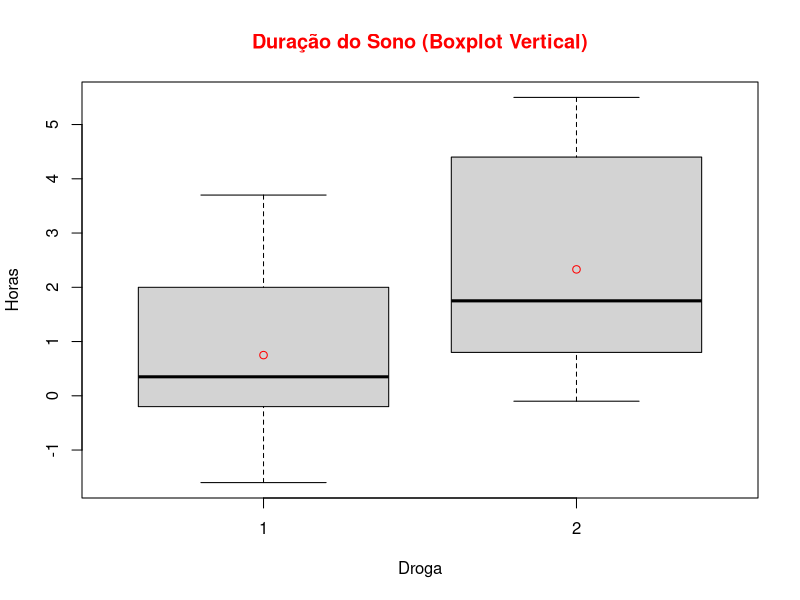
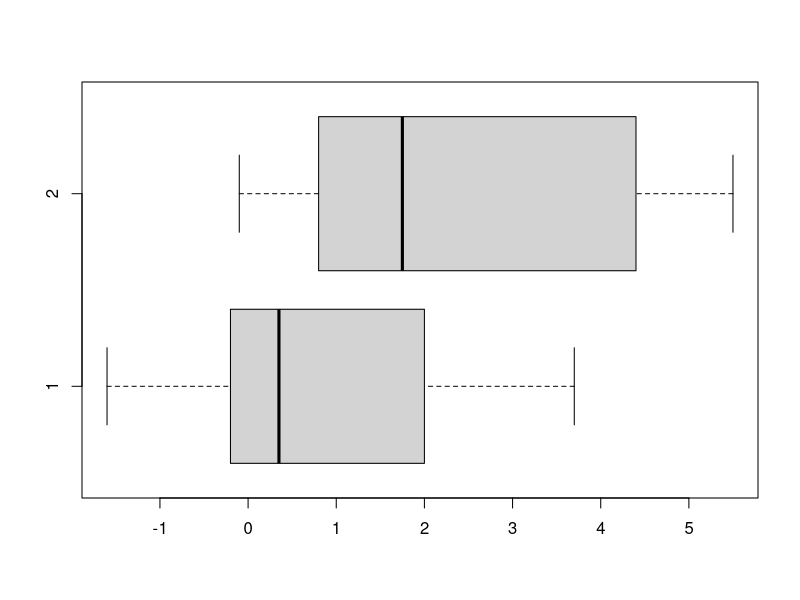
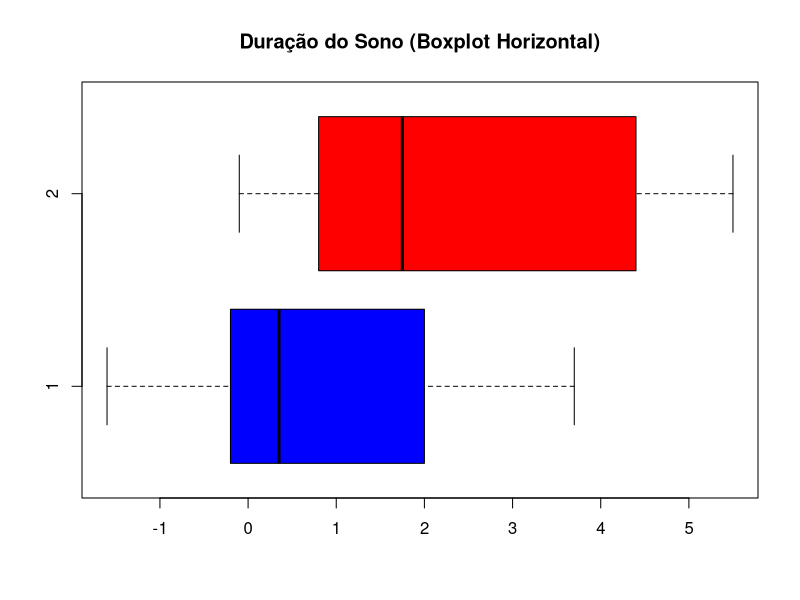
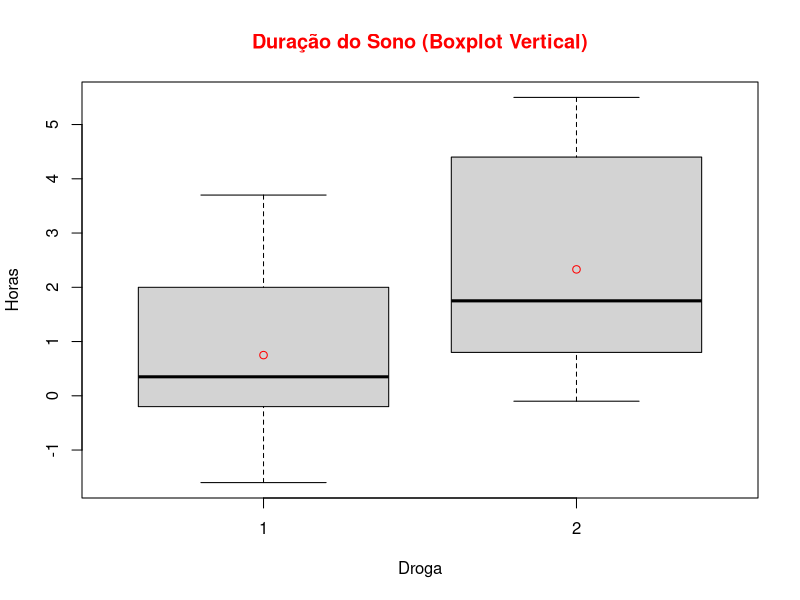
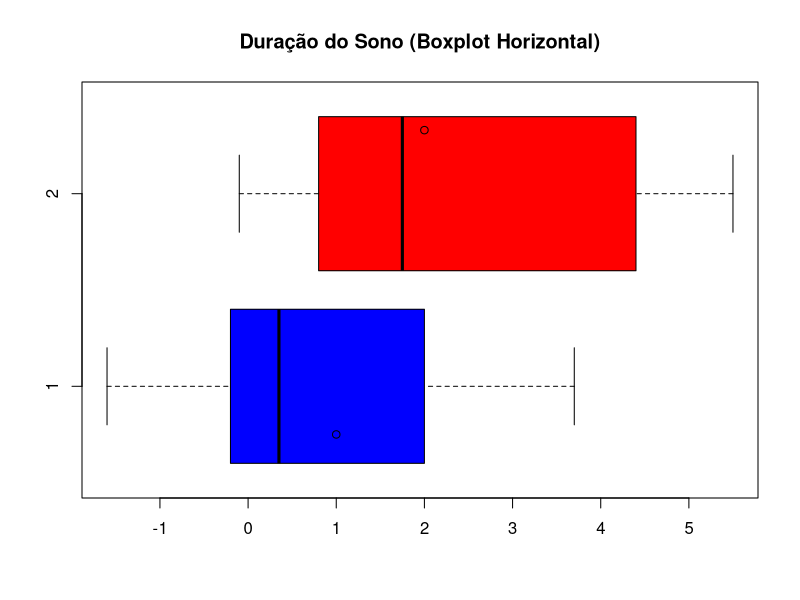

Write R code to recreate these figures, in order.
# BoxPlots

# Configurando o diretório de trabalho
# Coloque entre aspas o diretório de trabalho que você está usando no seu computador
# Não use diretórios com espaço no nome
setwd("~/Cursos/DSA/FCD/BigDataRAzure/Cap04")

# Para saber qual diretório estou trabalhando
getwd()


# Lista de pacotes base carregados
search()

?boxplot
?sleep

# Permite utilizar as colunas sem especificar o nome do dataset
attach(sleep)
View(sleep)

# Construção do boxplot
sleepBoxPlot = boxplot(data = sleep, extra ~ group, main = "Duração do Sono (Boxplot Vertical)",
                       col.main = "red",
                       ylab = "Horas",
                       xlab = "Droga")

# extra ~ group - Estou pedindo ao R para mostrar a relação entre as variáveis
# extra e group do dataset sleep.
# ~ (til) em R, representa a relação entre duas variáveis.

# Cálculo da média
medias = by(extra, group, mean)

# Adiciona a média ao gráfico
points(medias, col = "red")

# Boxplot horizontal

boxPlotHorizontal = boxplot(data = sleep, extra ~ group, 
                            ylab = "",
                            xlab = "",
                            horizontal = T)

boxPlotHorizontal = boxplot(data = sleep, extra ~ group, 
                            main = "Duração do Sono (Boxplot Horizontal)",
                            ylab = "", xlab = "",
                            horizontal = T,
                            col = c("blue", "red"))


# Salvando o boxplot Vertical em png.
png("Grafico4_boxPlotVertical.png", width = 500, height = 500, res = 72)

sleepBoxPlot = boxplot(data = sleep, extra ~ group, main = "Duração do Sono (Boxplot Vertical)",
                       col.main = "red",
                       ylab = "Horas",
                       xlab = "Droga")

medias = by(extra, group, mean)

points(medias, col = "red")

dev.off()



# Salvando o boxplot Horizontal em png.
png("Grafico4_boxPlotHorizontal.png", width = 500, height = 500, res = 72)

boxPlotHorizontal = boxplot(data = sleep, extra ~ group, 
                            main = "Duração do Sono (Boxplot Horizontal)",
                            ylab = "", xlab = "",
                            horizontal = T,
                            col = c("blue", "red"))

medias = by(extra, group, mean)

points(medias, col = "black")

dev.off()

# Sair
q()


